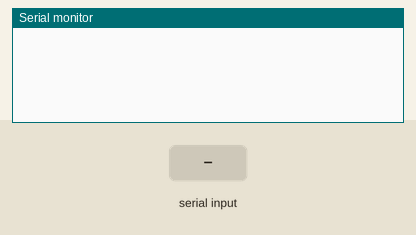
Simulated run of this sketch. Board: Arduino Uno, built with avr-gcc and run on an emulated ATmega328P. On the bench: the last lines printed to the serial monitor. The test bench sets the inputs (shaded band).

Above: at 1.2 s.
1.3 s: "90,45\n" received over Serial
At 2.1 s:
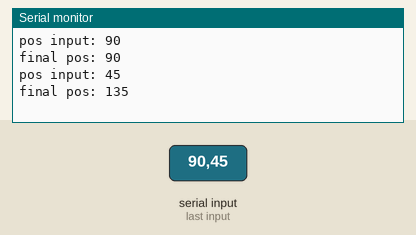
2.8 s: "30,150\n" received over Serial
At 4.7 s:
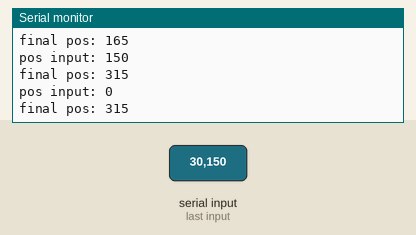
Timing chart, 0 to 6.2 s (numbered marks = the images above; inputs shaded):
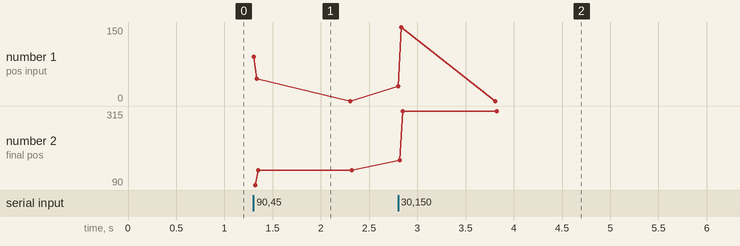

The sketch:

arduino-class-motor-example.ino
```cpp
#include "motor.cpp"

Motor motor(0, 1000);

void setup() {
  // put your setup code here, to run once:
  Serial.begin(9600);
}

void loop() {
  int input = 0;
  // put your main code here, to run repeatedly:

  while(Serial.available() > 0) {

    // Serial.parseInt() is bloody slow!!
    // TODO: find a better way.
    // supports 16bits
    // min value = -32768
    // max value = 32767
    input = Serial.parseInt();


    Serial.print("\npos input: ");
    Serial.print(input);
    motor.move(input);
    Serial.print("\nfinal pos: ");
    Serial.print(motor.getPos());

  }
}
```

motor.cpp
```cpp
class Motor {
  private:
  int minValue = 0;
  int maxValue = 0;
  int currentPos = 0;

  public:
  Motor(int minVal, int maxVal) {
    minValue = minVal;
    maxValue = maxVal;
    currentPos = minVal;
  }
  void move(int amount) {
    currentPos += amount;

    // contrloamos los limites:
    if (currentPos < minValue) {
      currentPos = minValue;
    }
    if (currentPos > maxValue) {
      currentPos = maxValue;
    }

    // move motor here.
    // motor.sendcommand(pos)

  }
  int getPos() {
    return currentPos;
  }
};
```

Measured:
- after the input at 1.3 s, the serial monitor: prints a new line at once (image 1)
- after the input at 2.8 s, the serial monitor: prints a new line at once (image 2)
- plotted number 2: 135 → 315 after the input at 2.8 s
